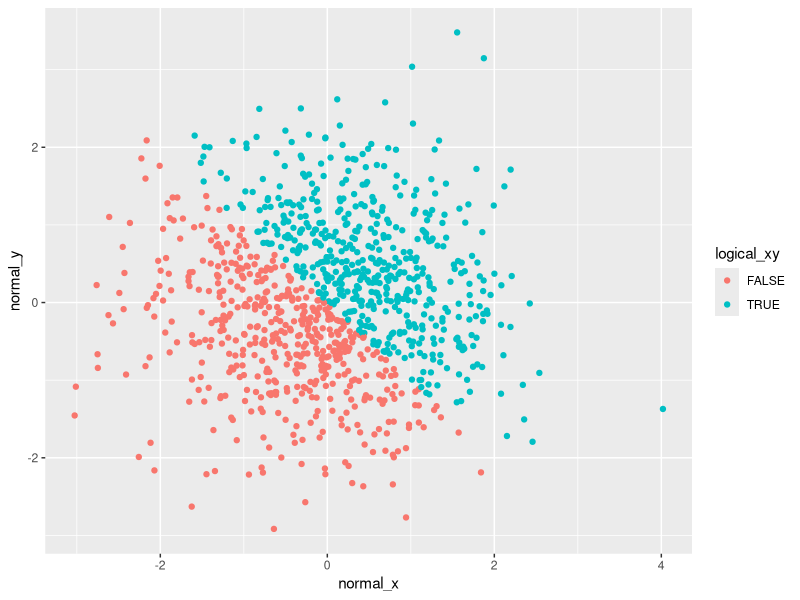
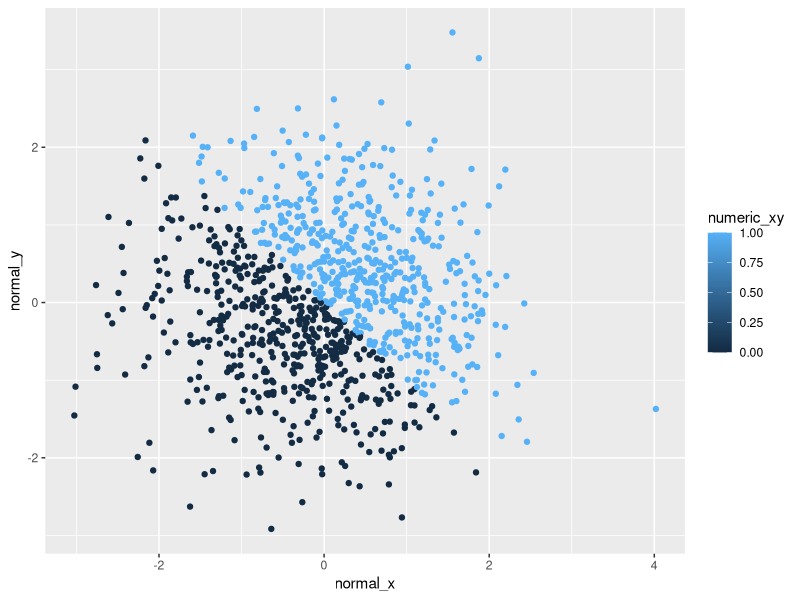
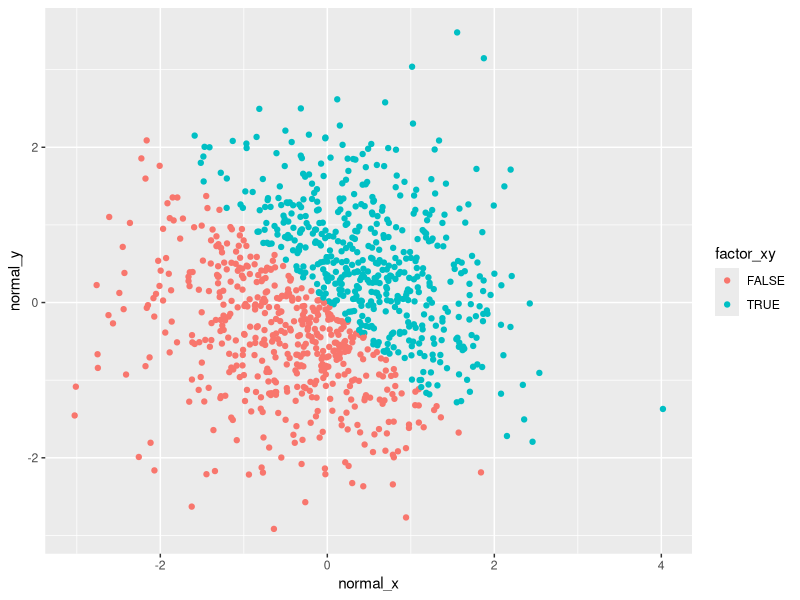
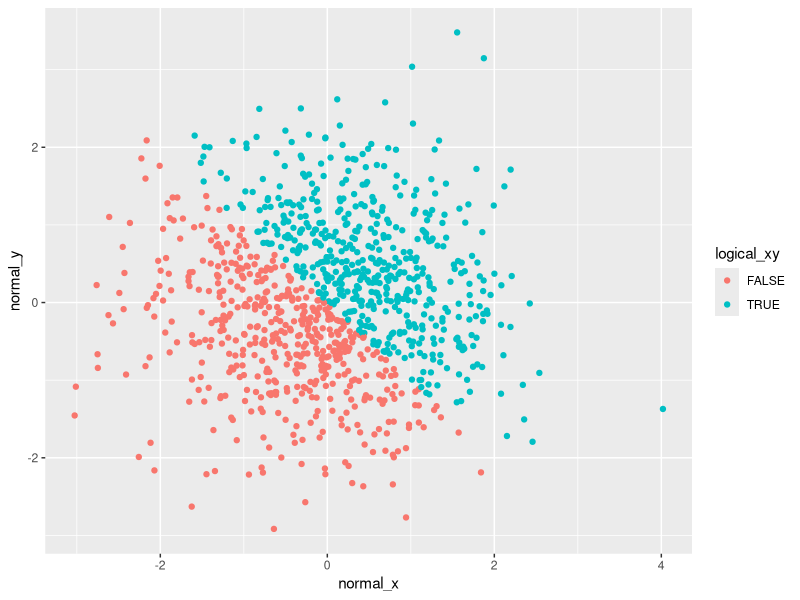

Write R code to recreate these figures, in order.
## ---- chunk 1
library(tidyverse)
library(ggplot2)
## ---- chunk 2

set.seed(1234)
samp = runif(10, min = 0, max = 5)

df_uniform = tibble(
  vec_numeric = samp,
  vec_logical = samp > 2,
  vec_char = c("This", "Is", "A", "Character", "Vector", "For", "Homework", "One", "Data", "Science"),
  vec_factor = factor(c("male", "male", "female", "female", "male", "male", "female", "female", "male", "male"))
)
## ---- chunk 3

mean(df_uniform$vec_numeric)
mean(df_uniform$vec_logical)
mean(df_uniform$vec_char)
mean(df_uniform$vec_factor)
## ---- chunk 4

set.seed(4321)
x_1000 = rnorm(1000)
y_1000 = rnorm(1000)

df_normal = tibble(
  normal_x = x_1000,
  normal_y = y_1000,
  logical_xy = normal_x + normal_y > 0,
  numeric_xy = as.numeric(logical_xy),
  factor_xy = as.factor(logical_xy)
)
## ---- chunk 5

ggplot(df_normal, aes(x = normal_x, y = normal_y, colour = logical_xy))  + geom_point()

ggsave("logical_scatterplot.pdf", height = 4, width = 6)
## ---- chunk 6

ggplot(df_normal, aes(x = normal_x, y = normal_y, colour = numeric_xy))  + geom_point()

## ---- chunk 7

ggplot(df_normal, aes(x = normal_x, y = normal_y, colour = factor_xy))  + geom_point()

